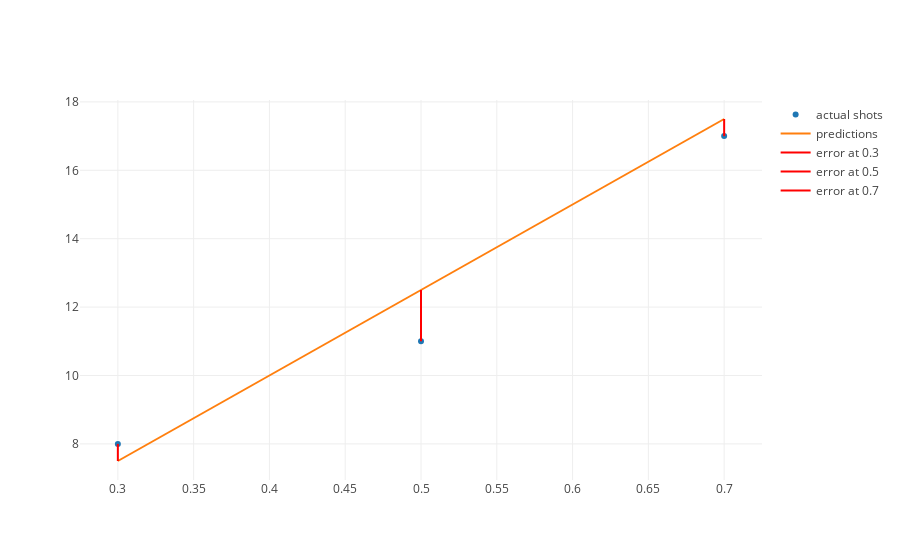

Notebook code for this chart:
### Markdown cell above
Now let's change our model so that we change $$ distance=40∗angle $$ 

to: 

$ distance=25∗angle $

### Code cell
from linear_equations import build_regression_line
from graph import m_b_trace, plot, m_b_data, trace_values
from error import error_line_traces

from graph import trace_values, plot
layout = {'yaxis': {'range': [0, 18], 'title': 'shot distance'}, 'xaxis': {'title': 'shot angle'}}
observed_shot_angles = [.30, .50, .70]
observed_distances = [8, 11, 17]

inputs = [.30, .40, .50, .60, .70]
predictions = list(map(lambda angle: 25*angle, inputs))
actual_trace = trace_values(observed_shot_angles, observed_distances, name = 'actual shots')
predictions_trace = trace_values(inputs, predictions, 'lines', name = 'predictions')
errors = [.5, -1.5, -.5]
error_traces = error_line_traces(observed_shot_angles, observed_distances, errors)
plot([actual_trace, predictions_trace] + error_traces)

### Figure 1 — Plotly figure (JSON) as saved in the notebook; plotly's stock layout.template omitted (floating-point values rounded to 4 significant figures)
{"data": [{"mode": "markers", "name": "actual shots", "text": [], "type": "scatter", "uid": "6ae117f7-aac4-4fb3-888c-c39a2cecdd68", "x": [0.3, 0.5, 0.7], "y": [8, 11, 17]}, {"mode": "lines", "name": "predictions", "text": [], "type": "scatter", "uid": "7424d229-4c60-4e7b-acc8-a05ad2093366", "x": [0.3, 0.4, 0.5, 0.6, 0.7], "y": [7.5, 10, 12.5, 15, 17.5]}, {"hoverinfo": "none", "marker": {"color": "red"}, "mode": "lines", "name": "error at 0.3", "text": ["0.5"], "textposition": "top right", "type": "scatter", "uid": "438578b2-24b0-4dc5-973b-c4e0eb4450cb", "x": [0.3, 0.3], "y": [7.5, 8]}, {"hoverinfo": "none", "marker": {"color": "red"}, "mode": "lines", "name": "error at 0.5", "text": ["-1.5"], "textposition": "top right", "type": "scatter", "uid": "fbec7cca-3369-4a04-bb33-6c4426bf2ccc", "x": [0.5, 0.5], "y": [12.5, 11]}, {"hoverinfo": "none", "marker": {"color": "red"}, "mode": "lines", "name": "error at 0.7", "text": ["-0.5"], "textposition": "top right", "type": "scatter", "uid": "03fd1784-87ba-4e8c-a6fc-ee457636ed76", "x": [0.7, 0.7], "y": [17.5, 17]}], "layout": {"autosize": true, "xaxis": {"autorange": true, "range": [0.2733, 0.7267], "type": "linear"}, "yaxis": {"autorange": true, "range": [6.944, 18.06], "type": "linear"}}}
